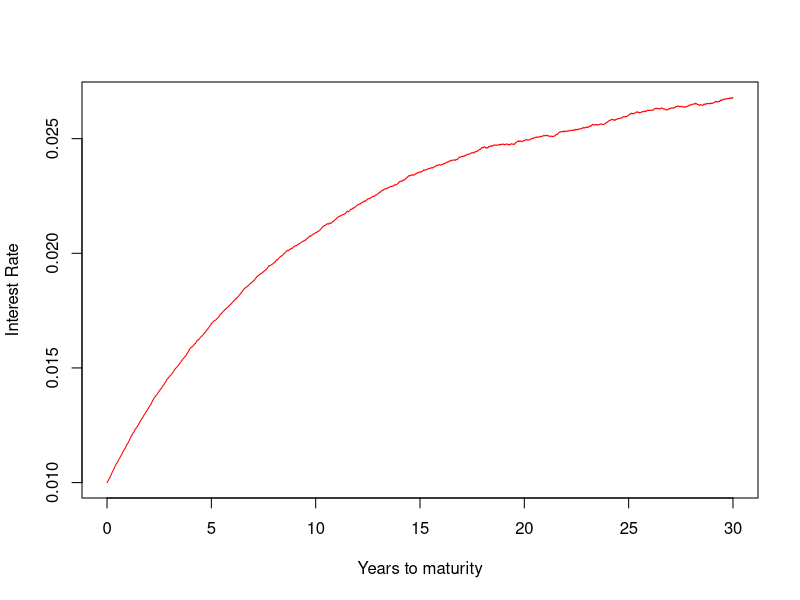

This chart was generated by the following R code:
rm(list=ls()) # clear the global environment

period = 30           # 1 year period
nbsteps = period*250  # number of steps in terms of work days
step = period/nbsteps # numerical representation of a step
timesequence = seq(0,period,length.out = nbsteps) #time range (x axis)

# Simulation of a Vasicek/Ornstein-Uhlenbeck process (i.e. the equivalent of an AR(1) process with mean reversing behavior)
a = 0.1          # convergence speed factor
b = 0.0276       # convergence limit (fundamental value of the spot rate)
sigma = 0.005   # daily instantaneous volatility or randomness impacting the evolution of the interest rate as proportion of the long-term value (this is a modification of Vasicek's model)
r_0 =  0.01      # initial value of the interest rate
r_t = timesequence #initialization of r_t
r_t[1] = r_0     # setting of the initial value of the vector
epsilon = rnorm(nbsteps)   #vector of 300 normally distributed values
#w = cumsum(epsilon)   # vector containing the state of the Wiener process at each time value


#CIR
for (i in 2:nbsteps){ #realization of the exact solution of the CIR model
  r_t[i]=r_t[i-1]*exp(-a*step)+b*(1-exp(-a*step))+sigma*sqrt((1-exp(-2*a*step))/2*a)*sqrt(r_t[i-1])*epsilon[i]
}         
plot(timesequence,r_t,type='l',col='red', ylab = "Interest Rate", xlab = "Years to maturity") # plot of the convergence process

